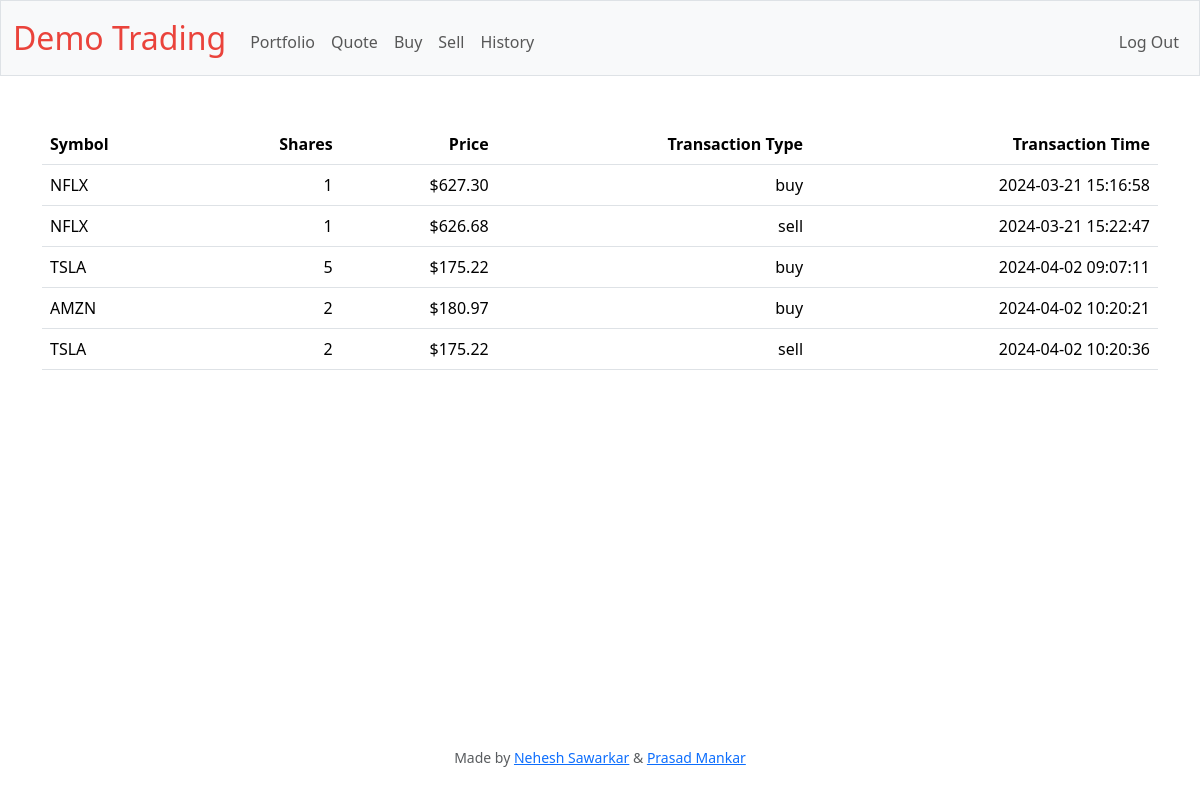
Screenshot of /history (signed in) with the database file from the repository.
### tables this page shows
CREATE TABLE history (
user_id INTEGER NOT NULL,
stock TEXT NOT NULL,
share INTEGER NOT NULL,
price INTEGER NOT NULL,
type TEXT NOT NULL,
time DATETIME
);

### app.py (the view)
@app.route("/history")
@login_required
def history():
    hist = db.execute("SELECT * FROM history WHERE user_id = ?", session.get("user_id"))
    return render_template("history.html", hist=hist)

### app.py (called while the page is built)
@app.after_request
def after_request(response):
    response.headers["Cache-Control"] = "no-cache, no-store, must-revalidate"
    response.headers["Expires"] = 0
    response.headers["Pragma"] = "no-cache"
    return response

### helpers.py (called while the page is built)
def login_required(f):
    @wraps(f)
    def decorated_function(*args, **kwargs):
        if session.get("user_id") is None:
            return redirect("/login")
        return f(*args, **kwargs)
    return decorated_function

def usd(value):
    return f"${value:,.2f}"

### templates/history.html (shortened to what this page needs)
{% extends "layout.html" %}
{% block main %}
<table class="table">
    <thead>
        <tr>
            <th class="text-start">Symbol</th>
            <th class="text-end">Shares</th>
            <th class="text-end">Price</th>
            <th class="text-end">Transaction Type</th>
            <th class="text-end">Transaction Time</th>
        </tr>
    </thead>
    <tbody>
        {% for entry in hist %}
            <tr>
                <td class="text-start">{{ entry.stock }}</td>
                <td class="text-end">{{ entry.share }}</td>
                <td class="text-end">{{ entry.price | usd }}</td>
                <td class="text-end">{{ entry.type }}</td>
                <td class="text-end">{{ entry.time }}</td>
            </tr>
        {% endfor %}
    </tbody>
</table>
{% endblock %}

### templates/layout.html (shortened to what this page needs)
<!DOCTYPE html>
<html lang="en">
    <head>
        <link href="https://cdn.jsdelivr.net/npm/bootstrap@5.3.2/dist/css/bootstrap.min.css" rel="stylesheet">
        <link href="/static/styles.css" rel="stylesheet">
    </head>
    <body>
        <nav class="bg-light border navbar navbar-expand-md navbar-light">
            <div class="container-fluid">
                <a class="navbar-brand"> <span class="red">Demo Trading</span> </a>
                <div class="collapse navbar-collapse" id="navbar">
                    {% if session["user_id"] %}
                        <ul class="navbar-nav me-auto mt-2">
                            <li class="nav-item"><a class="nav-link" href="/">Portfolio</a></li>
                            <li class="nav-item"><a class="nav-link" href="/quote">Quote</a></li>
                            <li class="nav-item"><a class="nav-link" href="/buy">Buy</a></li>
                            <li class="nav-item"><a class="nav-link" href="/sell">Sell</a></li>
                            <li class="nav-item"><a class="nav-link" href="/history">History</a></li>
                        </ul>
                        <ul class="navbar-nav ms-auto mt-2">
                            <li class="nav-item"><a class="nav-link" href="/logout">Log Out</a></li>
                        </ul>
                    {% else %}
                        <ul class="navbar-nav ms-auto mt-2">
                            <li class="nav-item"><a class="nav-link" href="/register">Register</a></li>
                            <li class="nav-item"><a class="nav-link" href="/login">Log In</a></li>
                        </ul>
                    {% endif %}
                </div>
            </div>
        </nav>
        <main class="container py-5 text-center">
            {% block main %}{% endblock %}
        </main>
        <footer class="mb-3">
            <p class="mb-3 small text-center text-muted">
                Made by <a href="https://nehesh-s.github.io/Portfolio/" target="_blank">Nehesh Sawarkar</a> & <a href="/" target="_blank">Prasad Mankar</a>
            </p>
        </footer>
    </body>
</html>

### static/styles.css (style rules this page uses)
nav .navbar-brand { font-size: xx-large; }
nav .navbar-brand .red { color: #ea433b; }
body { min-height: 100vh; display: flex; flex-direction: column; }
footer { margin-top: auto; }

### rows the page displays
history: stock "NFLX", share "1", price "$627.30", type "buy", time "2024-03-21 15:16:58"
history: stock "NFLX", share "1", price "$626.68", type "sell", time "2024-03-21 15:22:47"
history: stock "TSLA", share "5", price "$175.22", type "buy", time "2024-04-02 09:07:11"
history: stock "AMZN", share "2", price "$180.97", type "buy", time "2024-04-02 10:20:21"
history: stock "TSLA", share "2", price "$175.22", type "sell", time "2024-04-02 10:20:36"
